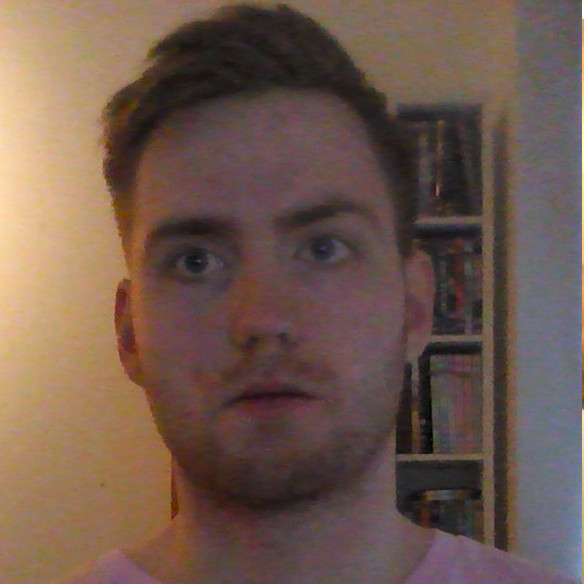
#> input picture FaceRecognition/Facenet-face-recognition/images/skuli.jpg, 584 x 584 px, given in place of the camera
$ python get_face_with_opencv.py
#> lines starting #> are read from the running program, lines starting #| are printed output that depends on the picture
import cv2
import os
import sys
import random

out_dir = './my_faces'
if not os.path.exists(out_dir):
    os.makedirs(out_dir)


# 改变亮度与对比度
def relight(img, alpha=1, bias=0):
    w = img.shape[1]
    h = img.shape[0]
    #image = []
    for i in range(0,w):
        for j in range(0,h):
            for c in range(3):
                tmp = int(img[j,i,c]*alpha + bias)
                if tmp > 255:
                    tmp = 255
                elif tmp < 0:
                    tmp = 0
                img[j,i,c] = tmp
    return img


# 获取分类器
haar = cv2.CascadeClassifier('haarcascade_frontalface_default.xml')

# 打开摄像头 参数为输入流，可以为摄像头或视频文件
camera = cv2.VideoCapture(0)

n = 1
while 1:
    if (n <= 10000):
        print('It`s processing %s image.' % n)
        # 读帧
        success, img = camera.read()
#> img is the input picture: shape (584, 584, 3); mean B, G, R 78.1, 89.1, 111.5

        gray_img = cv2.cvtColor(img, cv2.COLOR_BGR2GRAY)
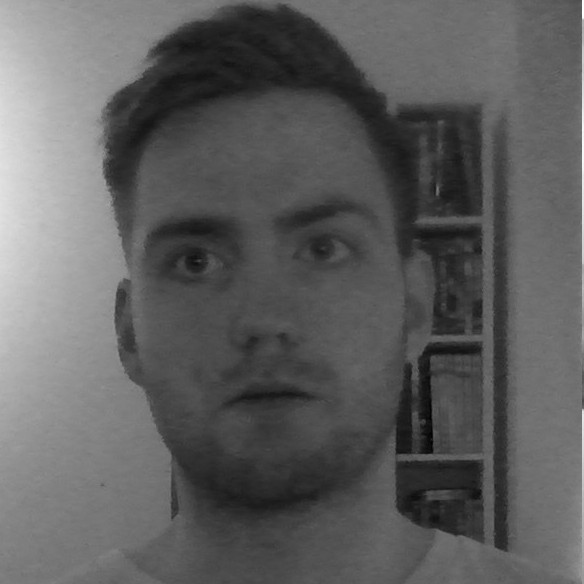
#> gray_img: shape (584, 584); min 0, max 255, mean 94.6
        faces = haar.detectMultiScale(gray_img, 1.3, 5)
#> faces = [[77, 104, 372, 372]]
        for f_x, f_y, f_w, f_h in faces:
            face = img[f_y:f_y+f_h, f_x:f_x+f_w]
            face = cv2.resize(face, (64,64))
            '''
            if n % 3 == 1:
                face = relight(face, 1, 50)
            elif n % 3 == 2:
                face = relight(face, 0.5, 0)
            '''
            face = relight(face, random.uniform(0.5, 1.5), random.randint(-50, 50))
            cv2.imshow('img', face)
            cv2.imwrite(out_dir+'/'+str(n)+'.jpg', face)
            n+=1
#> this loop made 1 pass
#> (f_x, f_y, f_w, f_h, w in relight, h in relight, n) on pass 1: (77, 104, 372, 372, 64, 64, 2)
#> pass 1, `face = img[f_y:f_y+f_h, f_x:f_x+f_w]`:
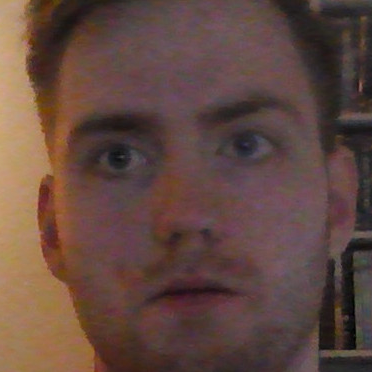
#> face: shape (372, 372, 3); mean B, G, R 64.5, 72.1, 97.9
#> pass 1, `face = relight(face, random.uniform(0.5, 1.5), random.randint(-50, 50))`:
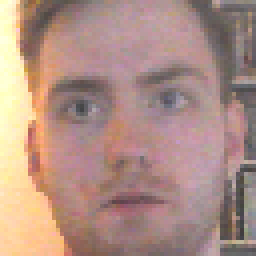
#> face: shape (64, 64, 3) (shown 4 times larger); mean B, G, R 133, 143.2, 174.8
#> after the loop, n = 2
        key = cv2.waitKey(30) & 0xff
#> (key Esc is pressed here)
        if key == 27:
            break
    else:
        break
